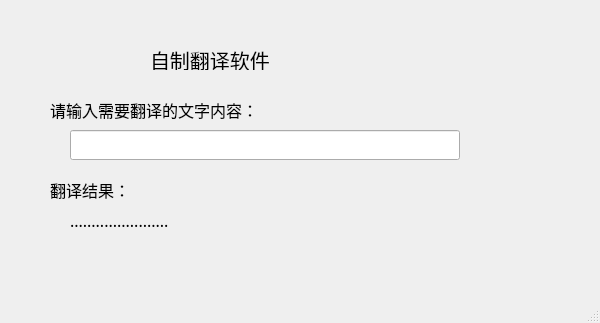
<?xml version="1.0" encoding="UTF-8"?>
<ui version="4.0">
 <class>Translation</class>
 <widget class="QMainWindow" name="Translation">
  <property name="geometry">
   <rect>
    <x>0</x>
    <y>0</y>
    <width>600</width>
    <height>323</height>
   </rect>
  </property>
  <property name="font">
   <font>
    <family>黑体</family>
    <pointsize>12</pointsize>
    <weight>50</weight>
    <italic>false</italic>
    <bold>false</bold>
   </font>
  </property>
  <property name="windowTitle">
   <string>Translation</string>
  </property>
  <widget class="QWidget" name="centralwidget">
   <widget class="QLabel" name="label">
    <property name="geometry">
     <rect>
      <x>150</x>
      <y>50</y>
      <width>200</width>
      <height>20</height>
     </rect>
    </property>
    <property name="font">
     <font>
      <family>楷体</family>
      <pointsize>15</pointsize>
      <weight>50</weight>
      <italic>false</italic>
      <bold>false</bold>
     </font>
    </property>
    <property name="text">
     <string>自制翻译软件</string>
    </property>
   </widget>
   <widget class="QLabel" name="label_2">
    <property name="geometry">
     <rect>
      <x>50</x>
      <y>100</y>
      <width>261</width>
      <height>20</height>
     </rect>
    </property>
    <property name="font">
     <font>
      <family>黑体</family>
      <pointsize>12</pointsize>
      <weight>50</weight>
      <italic>false</italic>
      <bold>false</bold>
     </font>
    </property>
    <property name="text">
     <string>请输入需要翻译的文字内容：</string>
    </property>
   </widget>
   <widget class="QLineEdit" name="lineEdit">
    <property name="geometry">
     <rect>
      <x>70</x>
      <y>130</y>
      <width>390</width>
      <height>30</height>
     </rect>
    </property>
   </widget>
   <widget class="QLabel" name="label_3">
    <property name="geometry">
     <rect>
      <x>50</x>
      <y>180</y>
      <width>100</width>
      <height>20</height>
     </rect>
    </property>
    <property name="font">
     <font>
      <family>黑体</family>
      <pointsize>12</pointsize>
      <weight>50</weight>
      <italic>false</italic>
      <bold>false</bold>
     </font>
    </property>
    <property name="text">
     <string>翻译结果：</string>
    </property>
   </widget>
   <widget class="QLabel" name="label_4">
    <property name="geometry">
     <rect>
      <x>70</x>
      <y>210</y>
      <width>390</width>
      <height>20</height>
     </rect>
    </property>
    <property name="sizePolicy">
     <sizepolicy hsizetype="Preferred" vsizetype="Fixed">
      <horstretch>0</horstretch>
      <verstretch>0</verstretch>
     </sizepolicy>
    </property>
    <property name="font">
     <font>
      <family>黑体</family>
      <pointsize>12</pointsize>
      <weight>50</weight>
      <italic>false</italic>
      <bold>false</bold>
     </font>
    </property>
    <property name="text">
     <string>.......................</string>
    </property>
   </widget>
  </widget>
  <widget class="QMenuBar" name="menubar">
   <property name="geometry">
    <rect>
     <x>0</x>
     <y>0</y>
     <width>600</width>
     <height>26</height>
    </rect>
   </property>
  </widget>
  <widget class="QStatusBar" name="statusbar"/>
 </widget>
 <resources/>
 <connections/>
</ui>
